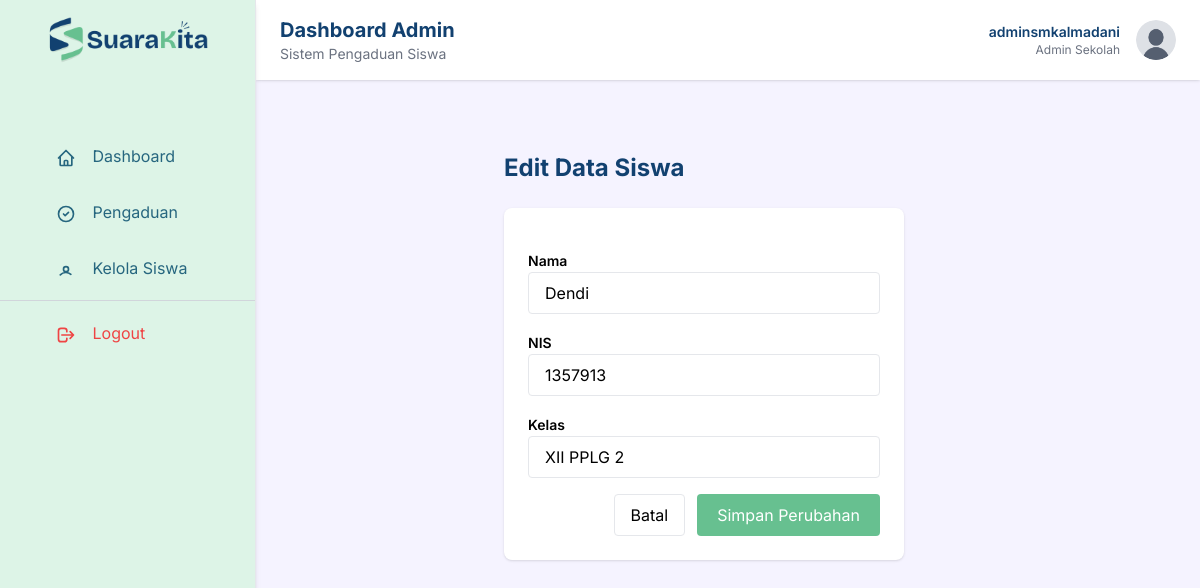
Screenshot of /admin/edit_siswa.php?id=9 (signed in) with the database file from the repository.
### tables this page shows
CREATE TABLE `users` (
  `id` int(11) NOT NULL,
  `sekolah_id` int(11) NOT NULL,
  `username` varchar(50) NOT NULL,
  `password` varchar(100) NOT NULL,
  `level` enum('admin','siswa') NOT NULL,
  `nama` varchar(100) DEFAULT NULL,
  `nis` varchar(20) DEFAULT NULL,
  `kelas` varchar(20) DEFAULT NULL
);

### admin/edit_siswa.php (the view, shortened to what this page needs)
<?php
include '../config.php';
$id = $_GET['id'];
$sekolah_id = $_SESSION['sekolah_id'];
$data = mysqli_query($config, "
    SELECT * FROM users
    WHERE id='$id'
    AND level='siswa'
    AND sekolah_id='$sekolah_id'
");
$siswa = mysqli_fetch_assoc($data);
?>
<!DOCTYPE html>
<html lang="id">
<head>
    <script src="https://cdn.tailwindcss.com"></script>
</head>
<body class="bg-violet-50">
<?php include 'partials/sidebar.php'; ?>
<main class="ml-64 min-h-screen">
<?php include 'partials/header.php'; ?>
<section class="p-6 mt-20 max-w-2xl">
    <h1 class="text-2xl font-bold text-navy mb-6 ml-56">Edit Data Siswa</h1>
    <form action="../aksi/aksi_edit_siswa.php" method="POST" class="bg-white p-6 rounded-lg ml-56 shadow space-y-4">
        <div>
            <label class="text-sm font-semibold">Nama</label>
            <input type="text" name="nama" value="<?= $siswa['nama']; ?>" required
                class="w-full border px-4 py-2 rounded">
        </div>
        <div>
            <label class="text-sm font-semibold">NIS</label>
            <input type="text" name="nis" value="<?= $siswa['nis']; ?>" required
                class="w-full border px-4 py-2 rounded">
        </div>
        <div>
            <label class="text-sm font-semibold">Kelas</label>
            <input type="text" name="kelas" value="<?= $siswa['kelas']; ?>" required
                class="w-full border px-4 py-2 rounded">
        </div>
        <div class="flex justify-end gap-3">
            <a href="kelola_siswa.php" class="px-4 py-2 border rounded">Batal</a>
            <button type="submit" class="bg-green text-white px-5 py-2 rounded">
                Simpan Perubahan
            </button>
        </div>
    </form>
</section>
</main>
</body>
</html>

### admin/edit_siswa.php (style rules this page uses)
html, body { font-family: 'Inter', ui-sans-serif, system-ui, -apple-system, BlinkMacSystemFont, "Segoe UI", Roboto, "Helvetica Neue", Arial, "Noto Sans", sans-serif; }

### rows the page displays
users: nama "Dendi", nis "1357913", kelas "XII PPLG 2"

### other values shown
$_SESSION['admin_username'] "adminsmkalmadani"
$adminUsername "adminsmkalmadani"
